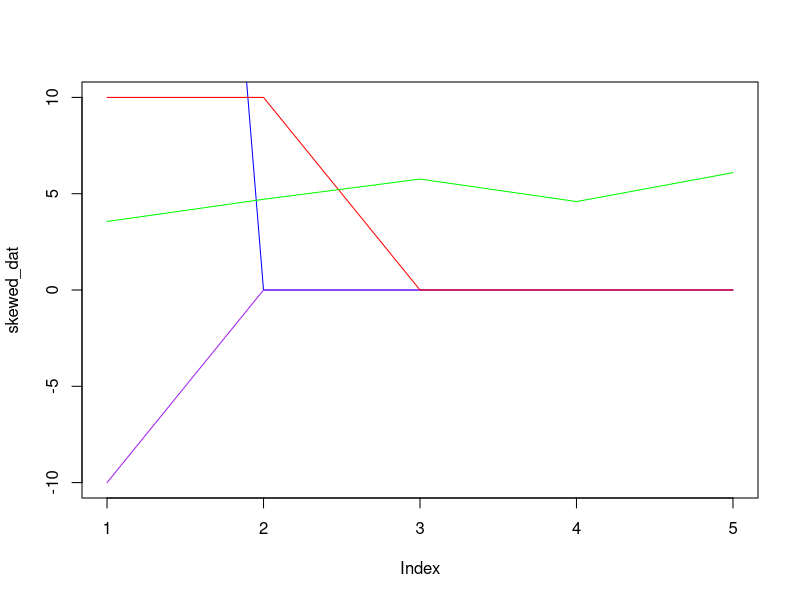

Write R code to recreate this figure.
install.packages("moments")


library(boot)
#7.12 in Loucks & van Beek

#A
#Eq. 7.45 states that the absolute value of the sample skewness 
# is bounded by the square root of the sample size

skew_you=function(x,n) { #Calculates sample estimate of skewness
  xbar=sum(x)/n
  n*sum((x-xbar)^3)/((n-1)*(n-2))
}
coef_skew=function(x,n) { #Calculates sample estimate of coefficient of skewness
  skew_you(x,n)/(sd(x)^3)
}

foo=100
foo=c(100,rep(0,999))

skewed_dat=c(100,0,0,0,0) #Highly (positively) skewed sample; only 1 nonzero value
skewed_dat_neg=c(-10,0,0,0,0) #Highly (negatively) skewed sample; only 1 nonzero value
less_skewed_dat=c(10,10,0,0,0) #Less (positively) skewed sample; 2 nonzero values
random_dat=rnorm(5,5,2) #Random noisy sample

plot(skewed_dat,type="n",ylim=c(-10,10))
lines(skewed_dat,col="blue")
lines(skewed_dat_neg,col="purple")
lines(less_skewed_dat,col="red")
lines(random_dat,col="green")

coef_skew(skewed_dat,n=5)
coef_skew(skewed_dat_neg,n=5)
coef_skew(less_skewed_dat,n=5)
coef_skew(random_dat,n=5)

#Compare output of co_skew for above samples with the theoretical 
# upper bound to conclude the sample skewness coefficient is bounded
#above and below by +/- sqrt(n), resepctively, as demonstrated by Kirby (1974).
sqrt(5)

#B
#Similar logic can be applied to bounds on the coefficient of variation
coef_var = function(x) {
  sd(x)/mean(x)
}
#Use the positively skewed sample from part A
coef_var(skewed_dat)
sqrt(length(skewed_dat)-1)


